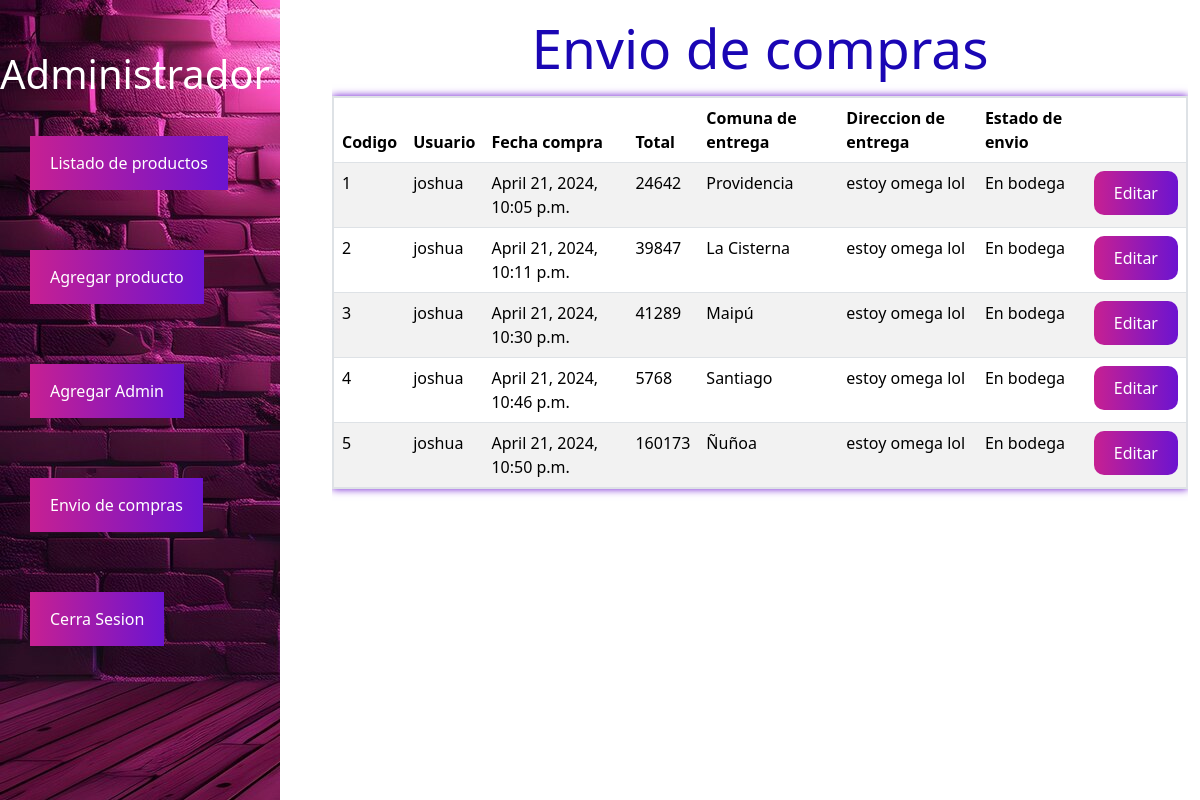
Page /productos/envioProductos (signed in) on the earlier database version.
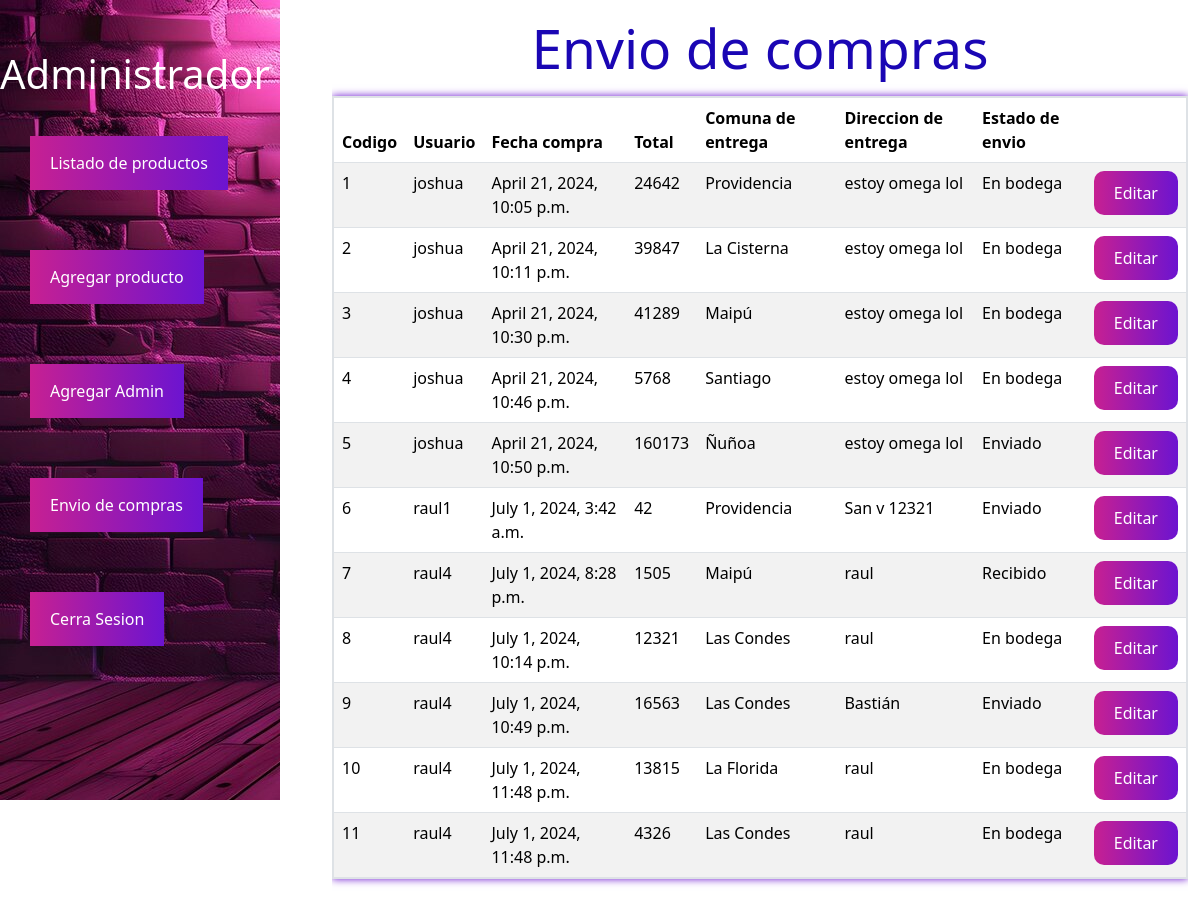
Same page on the later database version.
### modulos/productos/models.py (models this page shows)
class OrdenCompra(models.Model):
    f_compra = models.DateTimeField(auto_now_add=True)
    total = models.PositiveIntegerField()
    direccion = models.CharField(max_length=30)
    recibe = models.CharField(max_length = 40)
    comuna = models.CharField(max_length= 20 , choices=comunas_santiago)
    estado = models.CharField(max_length=20 , choices=estado, default='En bodega')
    usuario = models.ForeignKey(User, on_delete=models.CASCADE)

### modulos/productos/views.py (the view)
# urls.py: path('envioProductos',views.envioProductos,name="enviocompra"),
@login_required
def envioProductos(request):
    orden = OrdenCompra.objects.all()
    compraUsuario = compraProducto.objects.filter(compra__in = orden)
    datos = {
        "compraUsuario" : compraUsuario,
        "orden": orden
    }
    return render(request,'compra/EnvioProductos.html',datos)

### templates/compra/EnvioProductos.html
{% extends '../base/base2.html' %}
{% block content%}
    <div class="table">
        <div class="table-responsive">
            <table class="table table-striped">
                <h1 class="text-center">Envio de compras</h1>
                <thead>
                    <tr>
                        <th>Codigo</th>
                        <th>Usuario</th>
                        <th>Fecha compra</th>
                        <th>Total</th>
                        <th>Comuna de entrega</th>
                        <th>Direccion de entrega</th>
                        <th>Estado de envio</th>
                    </tr>
                </thead>
                <tbody>
                    {% for compra in orden %}
                    <tr>
                        <td>{{compra.id}}</td>
                        <td>{{compra.usuario}}</td>
                        <td>{{compra.f_compra}}</td>
                        <td>{{compra.total}}</td>
                        <td>{{compra.comuna}}</td>
                        <td>{{compra.direccion}}</td>
                        <td>{{compra.estado}}</td>
                        <td>
                            <a href="{% url 'estadocompra' compra.id %}" class="btnEditar">Editar</a>
                        </td>
                    </tr>
                    {% endfor %}
                </tbody>
            </table>
        </div>
    </div>
{% endblock %}

### templates/base/base2.html (shortened to what this page needs)
<!DOCTYPE html>
{% load static %}
<html lang="en">
<head>
    <link href="https://cdn.jsdelivr.net/npm/bootstrap@5.3.3/dist/css/bootstrap.min.css" rel="stylesheet"
>
    <link rel="stylesheet" href="{% static 'css/adminstyle.css' %}">
    <link rel="stylesheet" href="{% static 'css/listaradmin.css' %}">
    <link rel="stylesheet" href="{% static 'css/agregar.css' %}">
    <link rel="stylesheet" href="{% static 'css/registraradmin.css' %}">
    <link rel="stylesheet" href="{% static 'css/modificarprodu.css' %}">
    <link rel="stylesheet" href="{% static 'css/paginausuario.css' %}">
</head>
<body>
    <nav>
        <div class="logo">
            <label for="MENU-TOGGLE">
                <h1>Administrador</h1>
            </label>
            <ul class="MENU">
                <li><a class="btn_listarproduc" href="{% url 'listar' %}">Listado de productos</a></li>
                <li><a class="btn_adminAgregaProduc" href="{% url 'agregar'%}">Agregar producto</a></li>
                <li><a class="btn_adminagregaadmin" href="{% url 'registrarAdmin' %}">Agregar Admin</a></li>
                <li><a class="btn_adminagregaadmin" href="{% url 'enviocompra' %}">Envio de compras</a></li>
                <li><a class="btn_admincerrar" href="{% url 'cerrar' %}">Cerra Sesion</a></li>
            </ul>
        </div>
    </nav>
    <main class="container">
        <div class="row">
            {% block content %}
            {% endblock %}
        </div>
    </main>
    {% load sweetify %}
</body>
</html>

### static/css/adminstyle.css (style rules this page uses)
body { display: flex; }
nav { width: 280px; background-image: url(/static/assets/prob.jpg); color: rgb(255, 255, 255); height: 100vh; padding-top: 50px; position: fixed; overflow-y: auto; }
nav ul { list-style-type: none; padding-left: 0; }
nav ul li { padding: 30px; }
.btn_listarproduc { background: linear-gradient(to right, #c72092 , #6c14d0); text-decoration: none; color: white; display: inline-block; text-align: center; padding: 15px 20px; }
.btn_adminAgregaProduc { background: linear-gradient(to right, #c72092 , #6c14d0); text-decoration: none; color: white; display: inline-block; text-align: center; padding: 15px 20px; }
.btn_adminagregaadmin { background: linear-gradient(to right, #c72092 , #6c14d0); text-decoration: none; color: white; display: inline-block; text-align: center; padding: 15px 20px; }
.btn_admincerrar { background: linear-gradient(to right, #c72092 , #6c14d0); text-decoration: none; color: white; display: inline-block; text-align: center; padding: 15px 20px; }
.container { margin-left: 40vh ; }

### static/css/listaradmin.css (style rules this page uses)
table { width: 10%; border-collapse: collapse; box-shadow: 0 0 8px #6c14d0; border: 2px solid #6c14d0; }
.text-center { font-size: 55px; color: #1a06b4; margin: 15px 0; cursor: pointer; position: relative; }
.btnEditar { text-decoration: none; padding: 10px 20px; background: linear-gradient(to right, #c72092 , #6c14d0); color: white; display: inline-block; text-align: center; border-radius: 10px; transition: background-color 0.3s; }
.table-striped tbody tr:nth-child(odd) { background-color: #f5f5f5; }

Differences in the rows shown:
changed OrdenCompra "April 21, 2024, 10:50 p.m.": estado "En bodega" → "Enviado"
added OrdenCompra: id "6", usuario "raul1", f_compra "July 1, 2024, 3:42 a.m.", total "42", comuna "Providencia", direccion "San v 12321", estado "Enviado"
added OrdenCompra: id "7", usuario "raul4", f_compra "July 1, 2024, 8:28 p.m.", total "1505", comuna "Maipú", direccion "raul", estado "Recibido"
added OrdenCompra: id "8", usuario "raul4", f_compra "July 1, 2024, 10:14 p.m.", total "12321", comuna "Las Condes", direccion "raul", estado "En bodega"
added OrdenCompra: id "9", usuario "raul4", f_compra "July 1, 2024, 10:49 p.m.", total "16563", comuna "Las Condes", direccion "Bastián", estado "Enviado"
added OrdenCompra: id "10", usuario "raul4", f_compra "July 1, 2024, 11:48 p.m.", total "13815", comuna "La Florida", direccion "raul", estado "En bodega"
added OrdenCompra: id "11", usuario "raul4", f_compra "July 1, 2024, 11:48 p.m.", total "4326", comuna "Las Condes", direccion "raul", estado "En bodega"
